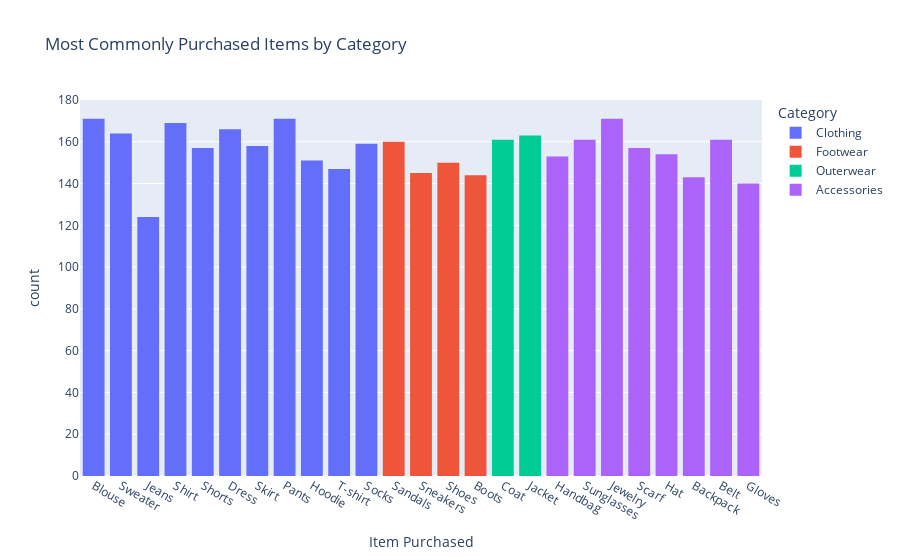

This figure's notebook cell:
### Markdown cell above
3. **Visualize the Most Commonly Purchased Items**: We can create a histogram to visualize the frequency of item purchases across different categories. This provides a clear, easy-to-interpret view of which items are most popular in each category.

### Code cell
# Create a histogram showing the frequency of items purchased, grouped by category
fig = px.histogram(shop, x='Item Purchased', color='Category', title='Most Commonly Purchased Items by Category')
fig.show()

### Figure 1 — Plotly figure (JSON) as saved in the notebook; plotly's stock layout.template omitted (floating-point values rounded to 4 significant figures; data arrays with more than 128 entries replaced by an {"elided": "..."} marker saying what was removed)
{"data": [{"alignmentgroup": "True", "bingroup": "x", "hovertemplate": "Category=Clothing<br>Item Purchased=%{x}<br>count=%{y}<extra></extra>", "legendgroup": "Clothing", "marker": {"color": "#636efa", "pattern": {"shape": ""}}, "name": "Clothing", "offsetgroup": "Clothing", "orientation": "v", "showlegend": true, "type": "histogram", "x": {"elided": "1737 str values"}, "xaxis": "x", "yaxis": "y"}, {"alignmentgroup": "True", "bingroup": "x", "hovertemplate": "Category=Footwear<br>Item Purchased=%{x}<br>count=%{y}<extra></extra>", "legendgroup": "Footwear", "marker": {"color": "#EF553B", "pattern": {"shape": ""}}, "name": "Footwear", "offsetgroup": "Footwear", "orientation": "v", "showlegend": true, "type": "histogram", "x": {"elided": "599 str values"}, "xaxis": "x", "yaxis": "y"}, {"alignmentgroup": "True", "bingroup": "x", "hovertemplate": "Category=Outerwear<br>Item Purchased=%{x}<br>count=%{y}<extra></extra>", "legendgroup": "Outerwear", "marker": {"color": "#00cc96", "pattern": {"shape": ""}}, "name": "Outerwear", "offsetgroup": "Outerwear", "orientation": "v", "showlegend": true, "type": "histogram", "x": {"elided": "324 str values"}, "xaxis": "x", "yaxis": "y"}, {"alignmentgroup": "True", "bingroup": "x", "hovertemplate": "Category=Accessories<br>Item Purchased=%{x}<br>count=%{y}<extra></extra>", "legendgroup": "Accessories", "marker": {"color": "#ab63fa", "pattern": {"shape": ""}}, "name": "Accessories", "offsetgroup": "Accessories", "orientation": "v", "showlegend": true, "type": "histogram", "x": {"elided": "1240 str values"}, "xaxis": "x", "yaxis": "y"}], "layout": {"barmode": "relative", "legend": {"title": {"text": "Category"}, "tracegroupgap": 0}, "title": {"text": "Most Commonly Purchased Items by Category"}, "xaxis": {"anchor": "y", "domain": [0, 1], "title": {"text": "Item Purchased"}}, "yaxis": {"anchor": "x", "domain": [0, 1], "title": {"text": "count"}}}}
